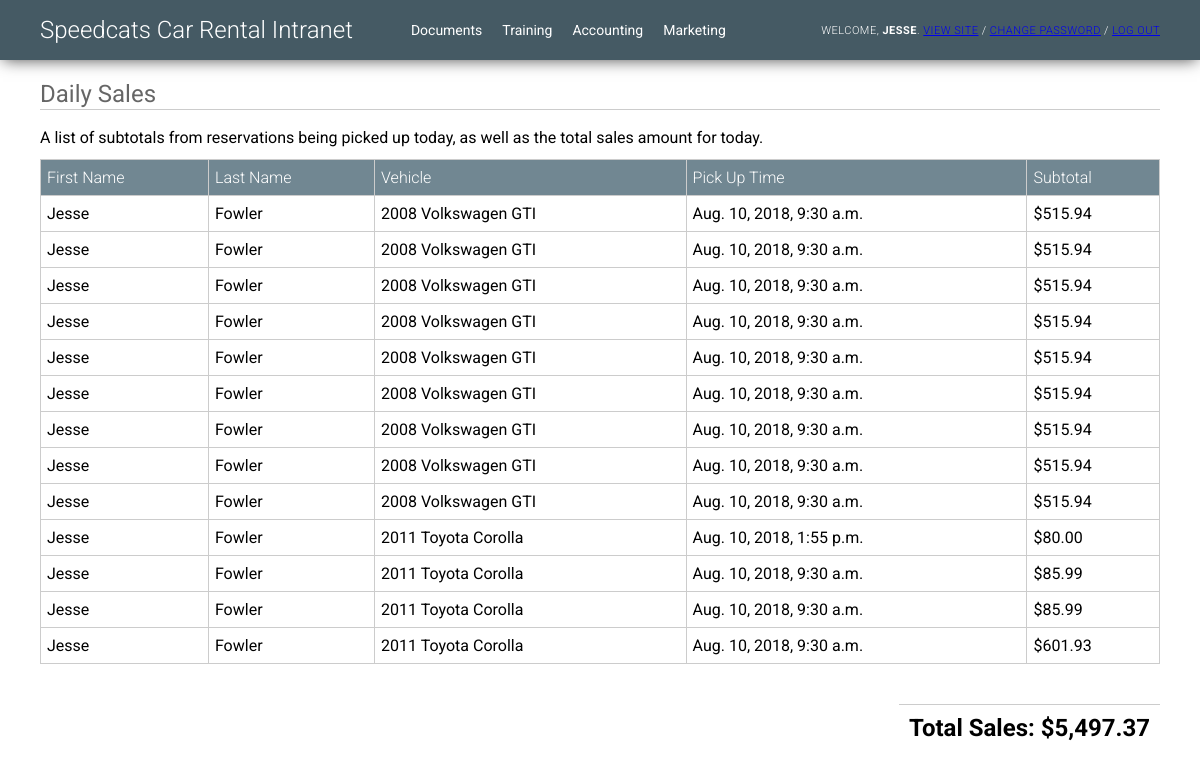
/inventory/daily_sales/ (signed in), run on an earlier commit of the app's database.
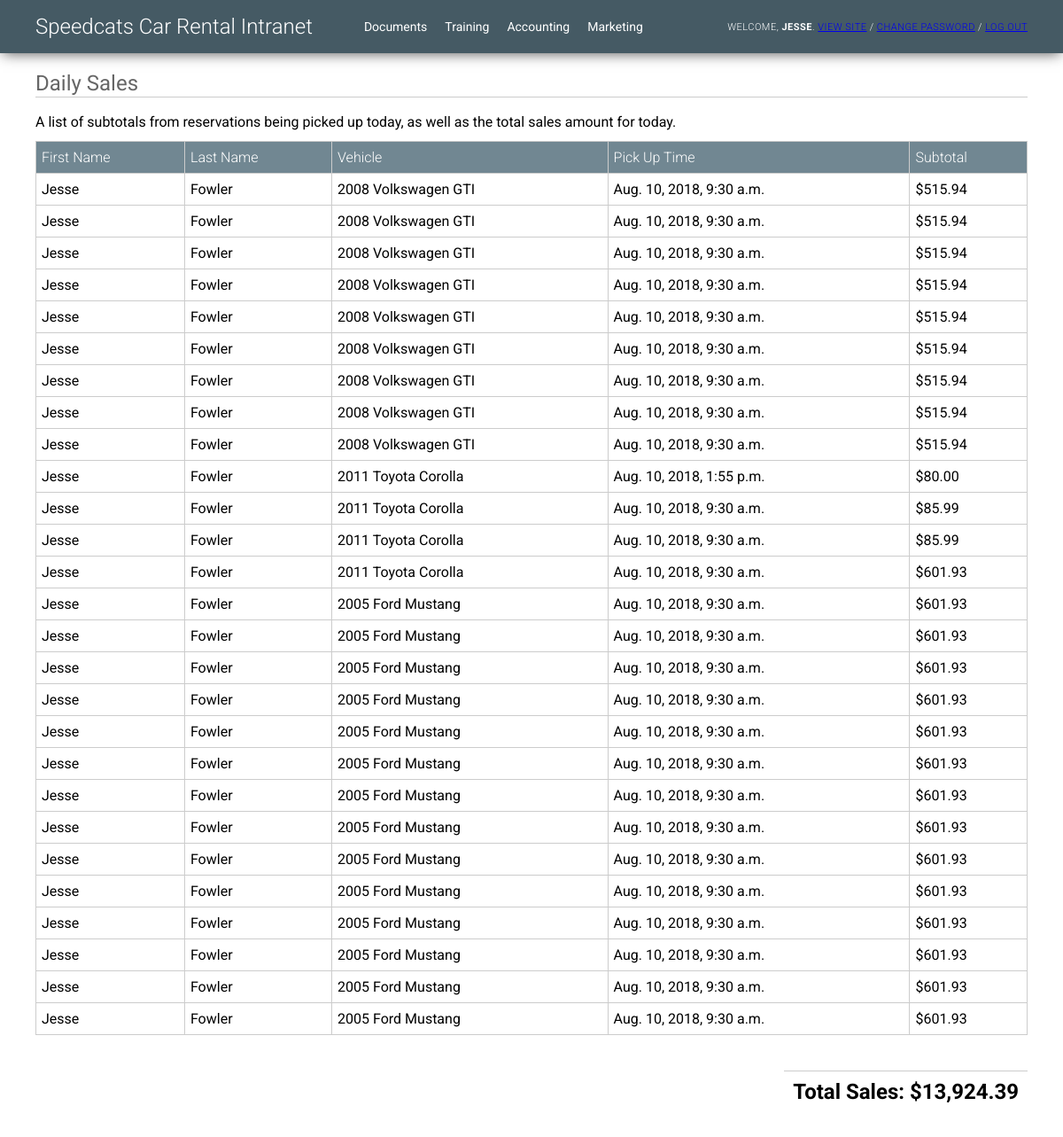
And on a later commit of the database.
### inventory/models.py (models this page shows, shortened)
class Reservation(models.Model):
	user = models.ForeignKey(settings.AUTH_USER_MODEL, on_delete=models.CASCADE, related_name="reservations")
	vehicle = models.ForeignKey(Vehicle, on_delete=models.CASCADE)
	pick_up_time = models.DateTimeField(blank=False, null=False)
	pick_up_location = models.ForeignKey(Store, on_delete=models.CASCADE, related_name='pick_up_store')
	drop_off_time = models.DateTimeField(blank=False, null=False)
	drop_off_location = models.ForeignKey(Store, on_delete=models.CASCADE, related_name='drop_off_store')
	subtotal = models.DecimalField(max_digits=8, decimal_places=2, null=True)
	tax = models.DecimalField(max_digits=8, decimal_places=2, null=True)
	total = models.DecimalField(max_digits=8, decimal_places=2, null=True)
	miles_driven = models.IntegerField(null=True, blank=True)

class Vehicle(models.Model):
	status_choices = (
		('m', 'Maintenance'),
		('a', 'Available'),
		('r', 'Reserved'),
	)
	vehicle_type_choices = (
		('c', 'Car'),
		('s', 'SUV'),
		('t', 'Truck'),
	)
	engine_type_choices = (
		('i4', 'Inline 4'),
		('i6', 'Inline 6'),
		('v4', 'V4'),
		('v6', 'V6'),
		('v8', 'V8'),
		('w8', 'W8'),
		('vr6', 'VR6'),
		('e', 'Electric'),
		('h', 'Hybrid'),
	)
	VIN = models.CharField(max_length=17)
	store = models.ForeignKey(Store, on_delete=models.CASCADE)
	year = models.IntegerField()
	make = models.CharField(max_length=30)
	model = models.CharField(max_length=30)
	color = models.CharField(max_length=10)
	mileage = models.IntegerField()
	image = models.ImageField(upload_to="vehicle_photos", blank=True)
	gas_mileage = models.IntegerField(null=True, blank=True)
	engine_size = models.DecimalField(max_digits=2, decimal_places=1, null=True, blank=True)
	engine_type = models.CharField(
		max_length=3,
		choices=engine_type_choices,
		default='i4',
	)
	storage_space = models.IntegerField(null=True, blank=True)
	horsepower = models.IntegerField(null=True, blank=True)
	price = models.DecimalField(max_digits=8, decimal_places=2, default=85.99)
	status = models.CharField(
		max_length=1,
		choices=status_choices,
		default='a',
	)
	vehicle_type = models.CharField(
		max_length=1,
		choices=vehicle_type_choices,
		default='c',
	)
	def __str__(self):
		return str(self.year) + ' ' + self.make + ' ' + self.model

### inventory/views.py (the view)
# urls.py: path('daily_sales/', views.daily_sales, name='daily_sales'),
@staff_member_required
def daily_sales(request):
	total = 0.0
	query_results = []
	now = datetime.now().date()
	results = Reservation.objects.all()
	for result in results:
		if result.pick_up_time.date() == now:
			query_results.append(result)
	for reservation in query_results:
		total += float(reservation.subtotal)
	format_total = '${:,.2f}'.format(total)
	context = {
		"results":query_results,
		"total":format_total
	}
	return render(request, 'inventory/daily_sales.html', context)

### inventory/templates/inventory/daily_sales.html
{% extends "inventory/intranet_base.html" %}
{% block content %}
<h2 id="pageheader">Daily Sales</h2>
<p id="reportdetail">A list of subtotals from reservations being picked up today, as well
    as the total sales amount for today.</p>
<table id="contenttable">
    <tr>
        <th>First Name</th>
        <th>Last Name</th>
        <th>Vehicle</th>
        <th>Pick Up Time</th>
        <th>Subtotal</th>
    </tr>
    {% for item in results %}
    <tr>
        <td>{{ item.user.first_name }}</td>
        <td>{{ item.user.last_name }}</td>
        <td>{{ item.vehicle }}</td>
        <td>{{ item.pick_up_time }}</td>
        <td>${{ item.subtotal }}</td>
    </tr>
    {% endfor %}
</table>
<h2 id="reporttotal">Total Sales: {{ total }}</h2>
{% endblock %}

What changed in the data, as far as the page shows it:
added Reservation: user.first_name "Jesse", user.last_name "Fowler", vehicle "2005 Ford Mustang", pick_up_time "Aug. 10, 2018, 9:30 a.m.", subtotal "601.93"
added Reservation: user.first_name "Jesse", user.last_name "Fowler", vehicle "2005 Ford Mustang", pick_up_time "Aug. 10, 2018, 9:30 a.m.", subtotal "601.93"
added Reservation: user.first_name "Jesse", user.last_name "Fowler", vehicle "2005 Ford Mustang", pick_up_time "Aug. 10, 2018, 9:30 a.m.", subtotal "601.93"
added Reservation: user.first_name "Jesse", user.last_name "Fowler", vehicle "2005 Ford Mustang", pick_up_time "Aug. 10, 2018, 9:30 a.m.", subtotal "601.93"
added Reservation: user.first_name "Jesse", user.last_name "Fowler", vehicle "2005 Ford Mustang", pick_up_time "Aug. 10, 2018, 9:30 a.m.", subtotal "601.93"
added Reservation: user.first_name "Jesse", user.last_name "Fowler", vehicle "2005 Ford Mustang", pick_up_time "Aug. 10, 2018, 9:30 a.m.", subtotal "601.93"
added Reservation: user.first_name "Jesse", user.last_name "Fowler", vehicle "2005 Ford Mustang", pick_up_time "Aug. 10, 2018, 9:30 a.m.", subtotal "601.93"
added Reservation: user.first_name "Jesse", user.last_name "Fowler", vehicle "2005 Ford Mustang", pick_up_time "Aug. 10, 2018, 9:30 a.m.", subtotal "601.93"
added Reservation: user.first_name "Jesse", user.last_name "Fowler", vehicle "2005 Ford Mustang", pick_up_time "Aug. 10, 2018, 9:30 a.m.", subtotal "601.93"
added Reservation: user.first_name "Jesse", user.last_name "Fowler", vehicle "2005 Ford Mustang", pick_up_time "Aug. 10, 2018, 9:30 a.m.", subtotal "601.93"
added Reservation: user.first_name "Jesse", user.last_name "Fowler", vehicle "2005 Ford Mustang", pick_up_time "Aug. 10, 2018, 9:30 a.m.", subtotal "601.93"
added Reservation: user.first_name "Jesse", user.last_name "Fowler", vehicle "2005 Ford Mustang", pick_up_time "Aug. 10, 2018, 9:30 a.m.", subtotal "601.93"
added Reservation: user.first_name "Jesse", user.last_name "Fowler", vehicle "2005 Ford Mustang", pick_up_time "Aug. 10, 2018, 9:30 a.m.", subtotal "601.93"
added Reservation: user.first_name "Jesse", user.last_name "Fowler", vehicle "2005 Ford Mustang", pick_up_time "Aug. 10, 2018, 9:30 a.m.", subtotal "601.93"
Also different on the page:
{{ total }}: "$5,497.37" → "$13,924.39"
